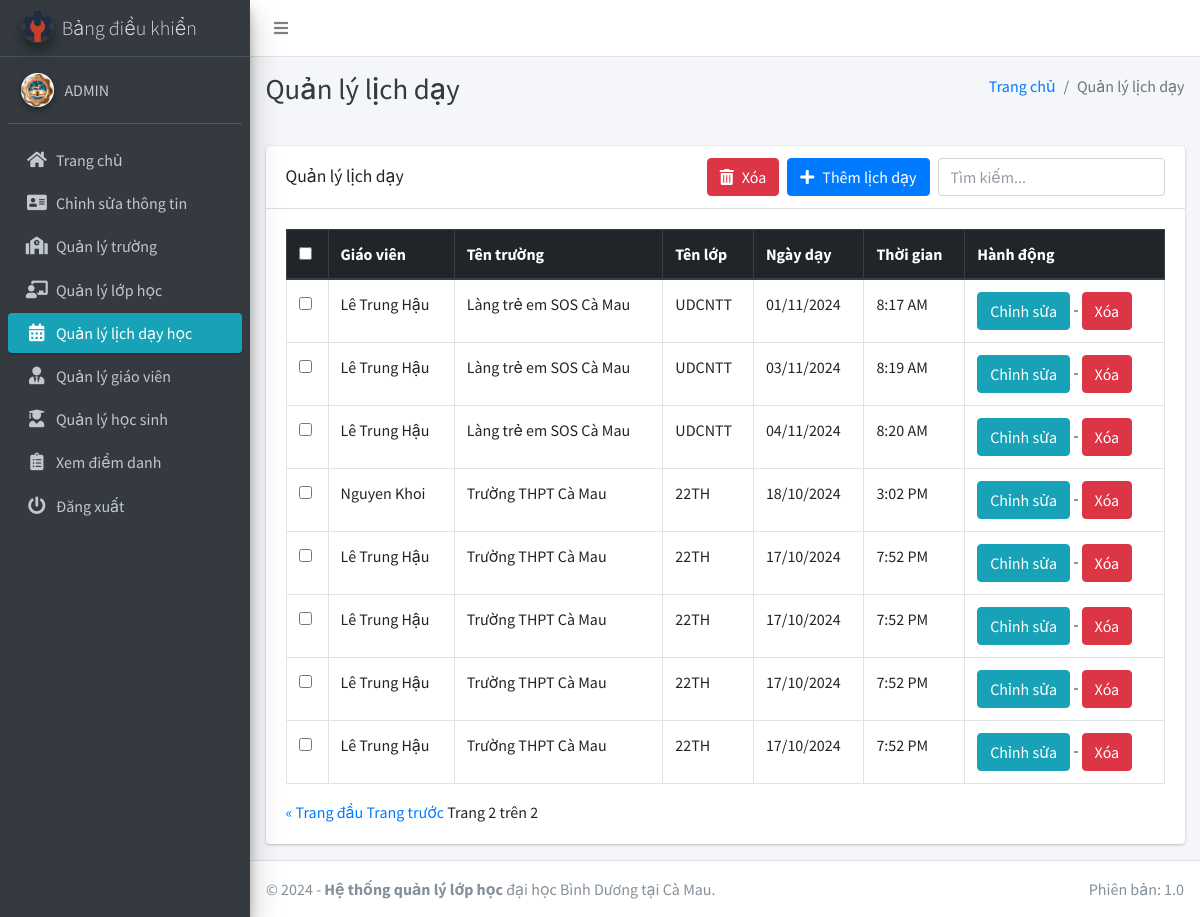
The app's page /schedule/manage/?page=2 (signed in) with its own data.
### main_app/models.py (models this page shows, shortened)
class CustomUser(AbstractUser):
    USER_TYPE = ((1, "HOD"), (2, "Staff"), (3, "Student"))
    GENDER = [("M", "Nam"), ("F", "Nữ")]
    username = None
    email = models.EmailField(unique=True, null=True, blank=True)
    student_id = models.CharField(max_length=20, unique=True, null=True, blank=True)
    user_type = models.CharField(default=1, choices=USER_TYPE, max_length=1)
    gender = models.CharField(max_length=1, choices=GENDER)
    profile_pic = models.ImageField(null=True, blank=True)
    address = models.TextField()
    qr_code = models.ImageField(
        upload_to="QR/", null=True, blank=True
    )  # Thêm trường lưu mã QR
    created_at = models.DateTimeField(auto_now_add=True)
    updated_at = models.DateTimeField(auto_now=True)
    USERNAME_FIELD = "student_id"  # Mặc định là student_id
    REQUIRED_FIELDS = []
    objects = CustomUserManager()

class TeachingSchedule(models.Model):
    staff = models.ForeignKey(Staff, on_delete=models.CASCADE)
    school_name = models.ForeignKey(Course, on_delete=models.CASCADE)
    class_name = models.ForeignKey(Subject, on_delete=models.CASCADE)
    schedule_date = models.DateField()
    start_time = models.TimeField()
    created_at = models.DateTimeField(auto_now_add=True)
    updated_at = models.DateTimeField(auto_now=True)

class Staff(models.Model):
    course = models.ForeignKey(Course, on_delete=models.CASCADE, null=True, blank=False)
    admin = models.OneToOneField(CustomUser, on_delete=models.CASCADE)
    def __str__(self):
        return self.admin.last_name + " " + self.admin.first_name

class Course(models.Model):
    name = models.CharField(max_length=120, null=True) #tên trường
    created_at = models.DateTimeField(auto_now_add=True)
    updated_at = models.DateTimeField(auto_now=True)
    def __str__(self):
        return self.name

class Subject(models.Model):
    name = models.CharField(max_length=120) #tên lớp
    staff = models.ForeignKey(Staff, on_delete=models.CASCADE, null=True, blank=False)
    course = models.ForeignKey(Course, on_delete=models.CASCADE)
    updated_at = models.DateTimeField(auto_now=True)
    created_at = models.DateTimeField(auto_now_add=True)
    def __str__(self):
        return self.name

### main_app/hod_views.py (the view)
# urls.py: path("schedule/manage/", hod_views.manage_session, name='manage_session'),
def manage_session(request):
    sessions = TeachingSchedule.objects.all()
    paginator = Paginator(sessions, 10)  # Mỗi trang có 10 lịch dạy
    page_number = request.GET.get('page')
    page_obj = paginator.get_page(page_number)
    context = {"sessions": sessions,'page_obj': page_obj, "page_title": "Quản lý lịch dạy"}
    return render(request, "hod_template/manage_session.html", context)

### main_app/templates/hod_template/manage_session.html (shortened to what this page needs)
{% extends 'main_app/base.html' %}
{% load static %}
{% block page_title %}{{page_title}}{% endblock page_title %}
{% block content %}
<section class="content">
    <div class="container-fluid">
        <div class="row">
            <div class="col-md-12">
                <div class="card">
                    <div class="card-header d-flex justify-content-between align-items-center">
                        <h3 class="card-title">{{page_title}}</h3>
                        <div class="ml-auto d-flex align-items-center">
                            <button id="deleteSelected" class="btn btn-danger d-flex align-items-center mr-2" style="white-space: nowrap;">
                                <i class="fas fa-trash-alt mr-2"></i> Xóa
                            </button>
                            {% url 'add_session' as add_session %}
                            <a href="{{add_session}}" class="btn btn-primary d-flex align-items-center mr-2" style="white-space: nowrap;">
                                <i class="fas fa-plus mr-2"></i> Thêm lịch dạy
                            </a>
                            <input type="text" id="searchInput" onkeyup="searchTable()" class="form-control" placeholder="Tìm kiếm...">
                        </div>
                    </div>
                    <div class="card-body">
                        <div class="table-responsive">
                            <table id="example2" class="table table-bordered table-hover ">
                                <thead class="thead-dark">
                                    <tr>
                                        <th><input type="checkbox" id="selectAll" /></th>
                                        <th>Giáo viên</th>
                                        <th>Tên trường</th>
                                        <th>Tên lớp</th>
                                        <th>Ngày dạy</th>
                                        <th>Thời gian</th>
                                        <th>Hành động</th>
                                    </tr>
                                </thead>
                                <tbody>
                                    {% for session in page_obj %}
                                    <tr>
                                        <td><input type="checkbox" class="studentCheckbox" value="{{ session.id }}" /></td>
                                        <td>{{ session.staff }}</td>
                                        <td>{{ session.school_name }}</td>
                                        <td>{{ session.class_name }}</td>
                                        <td>{{ session.schedule_date|date:"d/m/Y" }}</td>
                                        <td>{{ session.start_time|date:"g:i A" }}</td>
                                        <td>
                                            <a href="{% url 'edit_session' session.id %}" class="btn btn-info">Chỉnh sửa</a> -
                                            <a href="{% url 'delete_session' session.id %}" onclick="return confirm('Bạn có chắc chắn muốn xóa cái này không ?')" class="btn btn-danger">Xóa</a>
                                        </td>
                                    </tr>
                                    {% endfor %}
                                </tbody>
                                </table>
                                <div class="pagination">
                                    <span class="step-links">
                                        {% if page_obj.has_previous %}
                                            <a href="?page=1">&laquo; Trang đầu</a>
                                            <a href="?page={{ page_obj.previous_page_number }}">Trang trước</a>
                                        {% endif %}
                                        <span>Trang {{ page_obj.number }} trên {{ page_obj.paginator.num_pages }}</span>
                                    </span>
                                </div>
                        </div>
                    </div>
                </div>
            </div>
        </div>
    </div>
</section>
{% endblock content %}

### main_app/templates/main_app/sidebar_template.html (shortened to what this page needs)
{% load static %}
<aside class="main-sidebar sidebar-dark-info elevation-4">
    {% if request.user.user_type == '1' %}
    <a href="{% url 'admin_home' %}" class="brand-link">
        <img src="{% static 'dist/img/controll.ico' %} " alt="AdminLTE Logo"
            class="brand-image img-circle elevation-3" >
        <span class="brand-text font-weight-light">Bảng điều khiển</span>
    </a>
    <div class="sidebar">
        <div class="user-panel mt-3 pb-3 mb-3 d-flex">
            <div class="image">
                <img src="{{ request.user.profile_pic}}" class="img-circle elevation-2" alt="User Image">
            </div>
            <div class="info">
                <a href="#" class="d-block">{{user.last_name}}{{user.first_name}}</a>
            </div>
        </div>
        <nav class="mt-2">
            <ul class="nav nav-pills nav-sidebar flex-column" data-widget="treeview" role="menu" data-accordion="false">
                <li class="nav-item">
                    {% url 'admin_home' as admin_home %}
                    <a href="{{admin_home}}" class="nav-link {% if admin_home == request.path %} active {% endif %}">
                        <i class="nav-icon fas fa-home"></i>
                        <p>
                            Trang chủ
                        </p>
                    </a>
                </li>
                <li class="nav-item">
                    {% url 'admin_view_profile' as admin_view_profile %}
                    <a href="{{admin_view_profile}}"
                        class="nav-link {% if admin_view_profile == request.path %} active {% endif %}">
                        <i class="nav-icon fas fa-address-card"></i>
                        <p>
                            Chỉnh sửa thông tin
                        </p>
                    </a>
                </li>
                <li class="nav-item">
                    {% url 'manage_course' as manage_course %}
                    <a href="{{manage_course}}" class="nav-link {% if manage_course == request.path %} active {% endif %}">
                        <i class="nav-icon fas fa-school"></i>
                        <p>
                            Quản lý trường
                        </p>
                    </a>
                </li>
                <li class="nav-item">
                    {% url 'manage_subject' as manage_subject %}
                    <a href="{{manage_subject}}" class="nav-link {% if manage_subject == request.path %} active {% endif %}">
                        <i class="nav-icon fas fa-chalkboard-teacher"></i>
                        <p>
                            Quản lý lớp học
                        </p>
                    </a>
                </li>
                <li class="nav-item">
                    {% url 'manage_session' as manage_session %}
                    <a href="{{manage_session}}" class="nav-link {% if manage_session == request.path %} active {% endif %}">
                        <i class="nav-icon fas fa-calendar-alt"></i>
                        <p>
                            Quản lý lịch dạy học
                        </p>
                    </a>
                </li>
                <li class="nav-item">
                    {% url 'manage_staff' as manage_staff %}
                    <a href="{{manage_staff}}" class="nav-link {% if manage_staff == request.path %} active {% endif %}">
                        <i class="nav-icon fas fa-user-tie"></i>
                        <p>
                            Quản lý giáo viên
                        </p>
                    </a>
                </li>
                    <li class="nav-item">
                        {% url 'manage_student' as manage_student %}
                        <a href="{{manage_student}}" class="nav-link {% if manage_student == request.path %} active {% endif %}">
                            <i class="nav-icon fas fa-user-graduate"></i>
                            <p>
                                Quản lý học sinh
                            </p>
                        </a>
                    </li>
                <li class="nav-item">
                    {% url 'admin_view_attendance' as admin_view_attendance %}
                <li class="nav-item">
                    <a href="{{admin_view_attendance}}"
                        class="nav-link  {% if admin_view_attendance == request.path %} active {% endif %}">
                        <i class="nav-icon fas fa-clipboard-list"></i>
                        <p>
                            Xem điểm danh
                        </p>
                    </a>
                </li>
                                        {% endif %}
                                        <li class="nav-item">
                                            <a href="{% url 'user_logout' %}"
                                                onclick="return confirm('Phiên của bạn sẽ bị chấm dứt.\n\nTiếp tục?')"
                                                class="nav-link">
                                                <i class="nav-icon fas fa-power-off"></i>
                                                <p>
                                                    Đăng xuất
                                                </p>
                                            </a>
                                        </li>
                                    </ul>
                                </nav>
                            </div>
</aside>

### main_app/templates/hod_template/manage_session.html (style rules this page uses)
.table-responsive { overflow-x: auto; }

### records on screen
CustomUser: user.profile_pic (picture), last_name "A", first_name "DMIN"
TeachingSchedule: staff "Lê Trung Hậu", school_name "Làng trẻ em SOS Cà Mau", class_name "UDCNTT", schedule_date "01/11/2024", start_time "8:17 AM"
TeachingSchedule: staff "Lê Trung Hậu", school_name "Làng trẻ em SOS Cà Mau", class_name "UDCNTT", schedule_date "03/11/2024", start_time "8:19 AM"
TeachingSchedule: staff "Lê Trung Hậu", school_name "Làng trẻ em SOS Cà Mau", class_name "UDCNTT", schedule_date "04/11/2024", start_time "8:20 AM"
TeachingSchedule: staff "Nguyen Khoi", school_name "Trường THPT Cà Mau", class_name "22TH", schedule_date "18/10/2024", start_time "3:02 PM"
TeachingSchedule: staff "Lê Trung Hậu", school_name "Trường THPT Cà Mau", class_name "22TH", schedule_date "17/10/2024", start_time "7:52 PM"
TeachingSchedule: staff "Lê Trung Hậu", school_name "Trường THPT Cà Mau", class_name "22TH", schedule_date "17/10/2024", start_time "7:52 PM"
TeachingSchedule: staff "Lê Trung Hậu", school_name "Trường THPT Cà Mau", class_name "22TH", schedule_date "17/10/2024", start_time "7:52 PM"
TeachingSchedule: staff "Lê Trung Hậu", school_name "Trường THPT Cà Mau", class_name "22TH", schedule_date "17/10/2024", start_time "7:52 PM"

### other values on screen
{{ page_title }} "Quản lý lịch dạy"
{{ page_obj.number }} "2"
{{ page_obj.paginator.num_pages }} "2"
